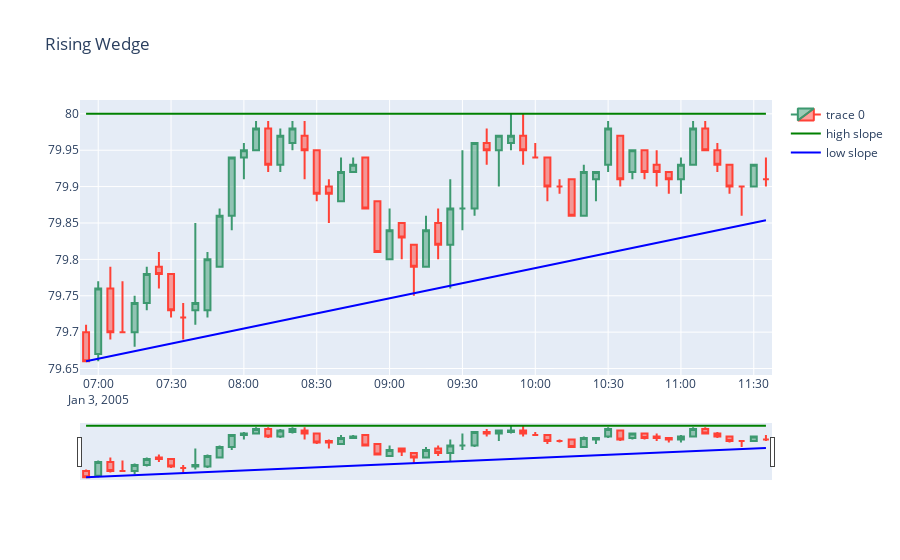
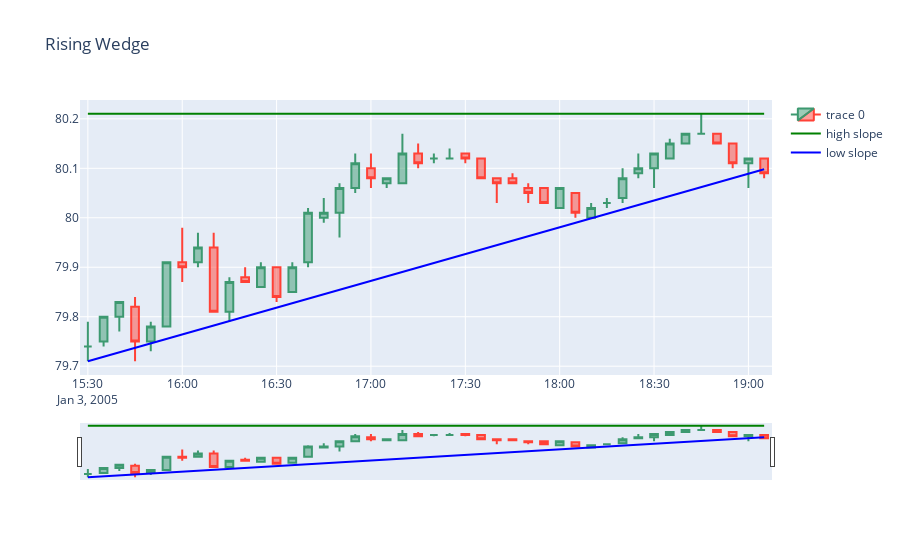
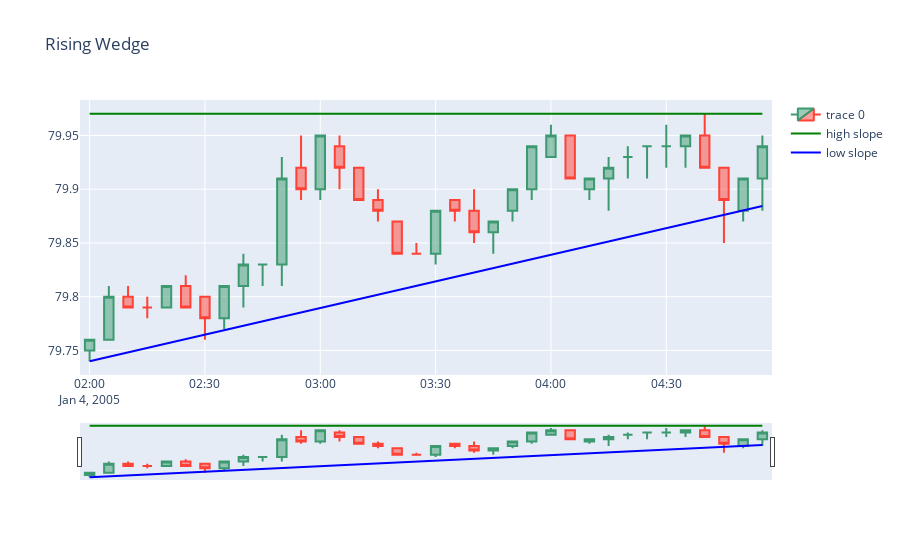

Notebook code cell kept with these figures, in order:
### Code cell
def idx_max(nums):
    for i in range(len(nums)):
        if nums[i] == max(nums):
            return i

def idx_low(nums):
    for i in range(len(nums)):
        if nums[i] == min(nums):
            return i
            
for i in range(3):

    fig = go.Figure(data=[go.Candlestick(x=result_datetime[i],
                    open=result_open[i],
                    high=result_high[i],
                    low=result_low[i],
                    close=result_close[i])])

    slope_high, _ = np.polyfit([i+1 for i in range(len(result_high[i]))], result_high[i], 1)
    slope_low, _ = np.polyfit([i+1 for i in range(len(result_low[i]))], result_low[i], 1)

    print('low slope: ' + str(slope_low))
    print('high slope: ' + str(slope_high))

    adjust_intercept_high = max(result_high[i]) + 0.001* slope_high*idx_max(result_high[i])
    adjust_intercept_low  = min(result_low[i]) - slope_low*idx_low(result_low[i])

    y_high = [adjust_intercept_high] * len(result_high[i])
    #y_high = adjust_intercept_high + slope_high*np.array([i for i in range(len(result_high[i]))])
    y_low = adjust_intercept_low +  slope_low*np.array([i for i in range(len(result_low[i]))])

    fig.add_trace(go.Scatter(x=result_datetime[i], y= y_high , mode='lines', marker_color = 'green', showlegend=True, name = 'high slope'))
    fig.add_trace(go.Scatter(x=result_datetime[i], y= y_low, mode='lines', marker_color = 'blue',showlegend=True,name = 'low slope'))
    fig.update_layout(title="Rising Wedge")
    fig.show()
    # print( y_high)
